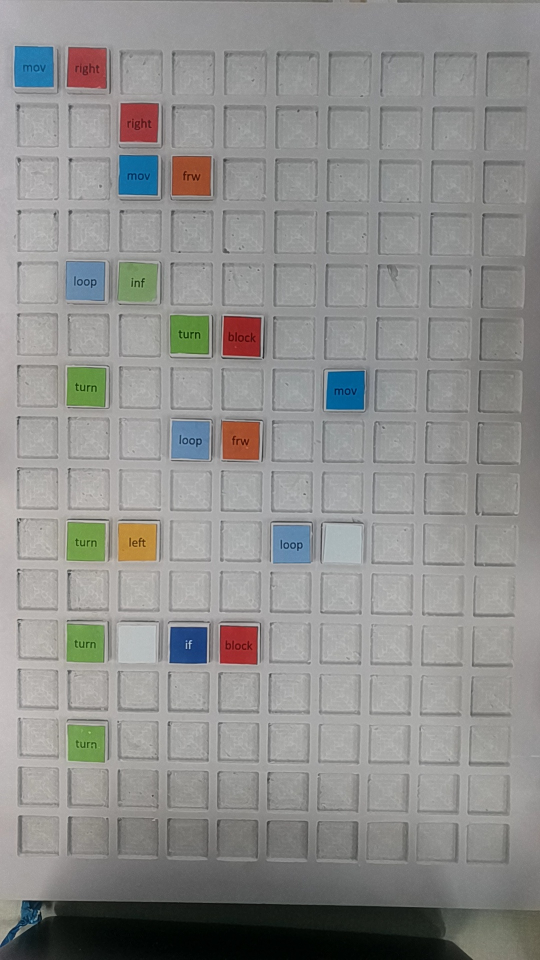
#> input picture temp_rotated_image.jpg, 1080 x 1920 px (shown at 1/2 size); its folder holds only this picture in this run
$ python -i ocr.py   (imports and definitions only)
#> lines starting #> are read from the running program, lines starting #| are printed output that depends on the picture; after the words box and inside, x2 and y2 are one past the last pixel; in counts of white or black regions, pixels touching at a corner belong together
#> further down, picture is the input picture: shape (1920, 1080, 3); mean B, G, R 140.2, 142.1, 142.1
import cv2
import pytesseract
import os
custom_config = r'--oem 3 --psm 8'  # For single word or number
# Optional: Enhance OCR for small images
def preprocess_image(image):
    # Convert to grayscale
    gray = cv2.cvtColor(image, cv2.COLOR_BGR2GRAY)
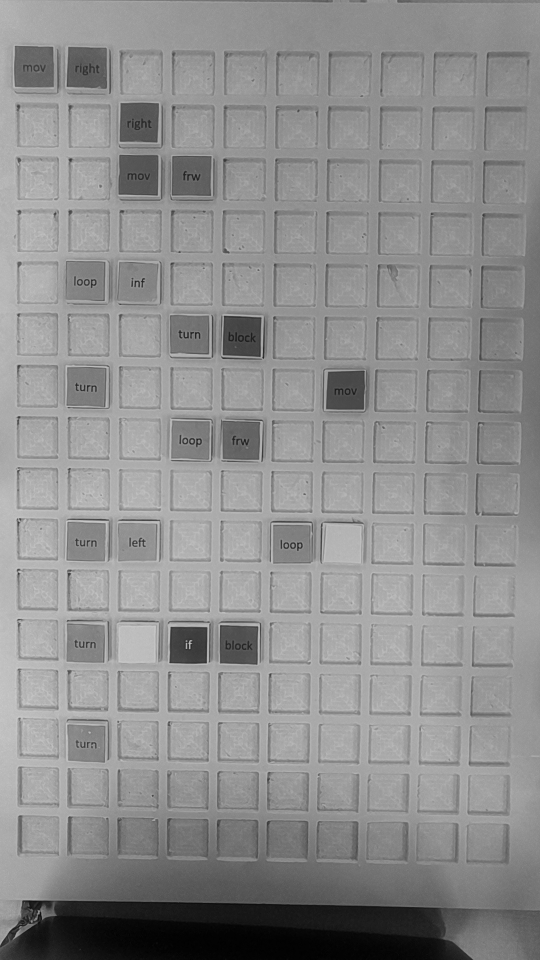
#> gray: shape (1920, 1080) (shown at 1/2 size); min 0, max 206, mean 141.9

    # Resize image (3x)
    scale_percent = 300
    width = int(gray.shape[1] * scale_percent / 100)
#> width = 3240
    height = int(gray.shape[0] * scale_percent / 100)
#> height = 5760
    gray = cv2.resize(gray, (width, height), interpolation=cv2.INTER_CUBIC)
#> gray: shape (5760, 3240)

    # Adaptive thresholding
    thresh = cv2.adaptiveThreshold(
        gray, 255, cv2.ADAPTIVE_THRESH_GAUSSIAN_C,
        cv2.THRESH_BINARY_INV, 11, 2
    )
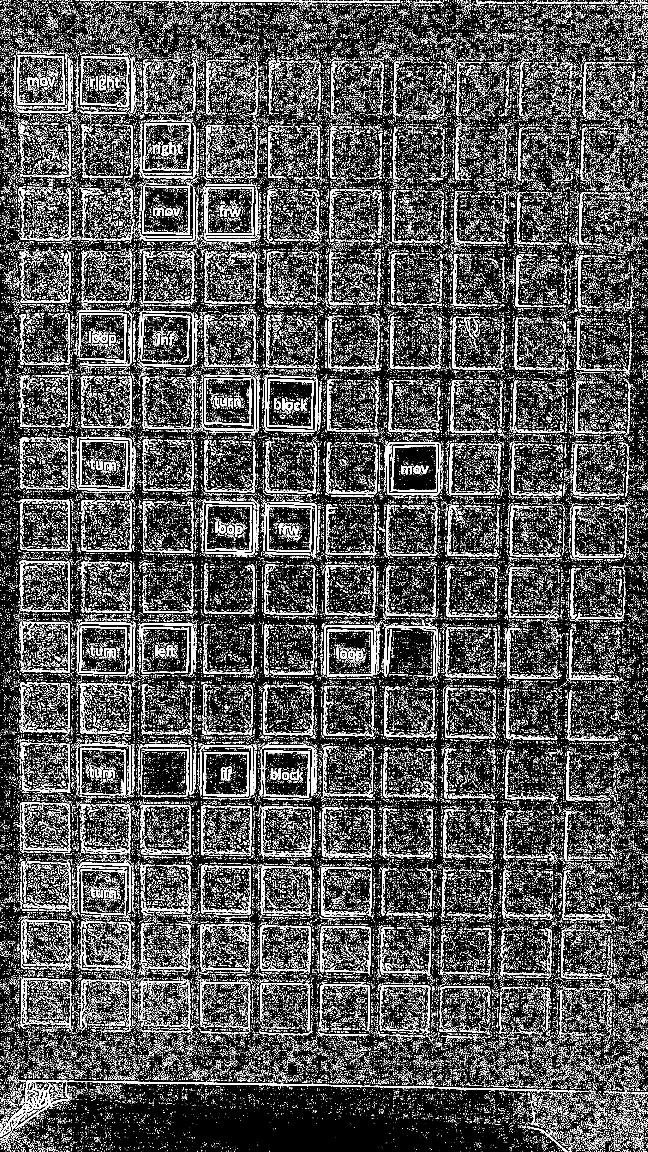
#> thresh: shape (5760, 3240) (shown at 1/5 size); 12.1% white; 161738 white regions (146228 under 20 px), largest, box (x1, y1, x2, y2) and area: (124, 5402, 2677, 5533) 16825, (382, 2183, 662, 2454) 6692, (1934, 2210, 2204, 2477) 6334

    return thresh

def extract_text_from_images(folder_path):
    for filename in os.listdir(folder_path):
        if filename.lower().endswith((".png", ".jpg", ".jpeg")):
            path = os.path.join(folder_path, filename)
            image = cv2.imread(path)

            if image is None:
                print(f"Error loading {filename}")
                continue

            processed = preprocess_image(image)
            text = pytesseract.image_to_string(processed, config=custom_config)
            print(f"{filename}: '{text.strip()}'")

# Example usage
# Set the path to tesseract.exe
pytesseract.pytesseract.tesseract_cmd = r"C:\Program Files\Tesseract-OCR\tesseract.exe"
# [1 line not run here, left out]

>>> import cv2
>>> picture = cv2.imread('temp_rotated_image.jpg')
>>> result = preprocess_image(picture)

$ run again, on frame_050.jpg
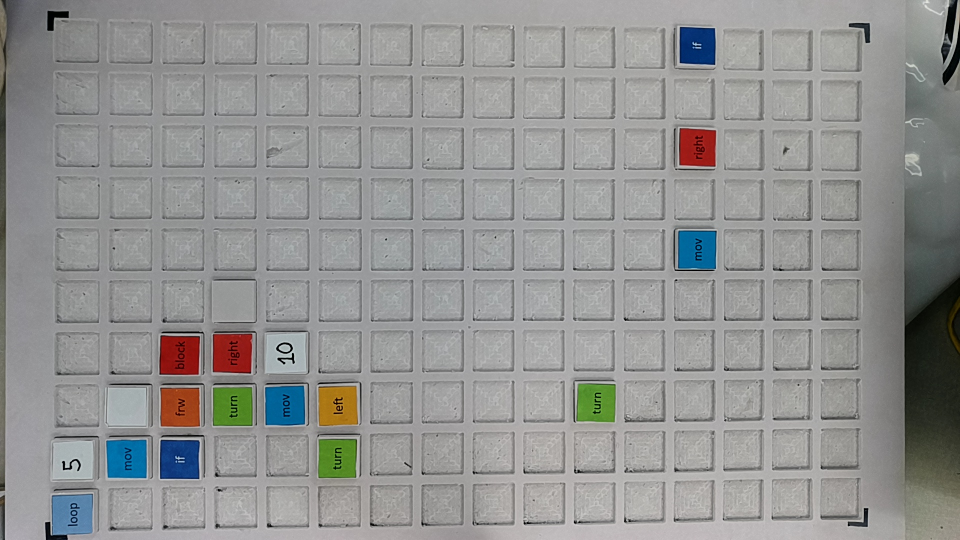
#> input picture frame_050.jpg, 1920 x 1080 px (shown at 1/2 size)
#> picture is the input picture: shape (1080, 1920, 3); mean B, G, R 145.9, 147.1, 146.6
#> in preprocess_image, `gray = cv2.cvtColor(image, cv2.COLOR_BGR2GRAY)`:
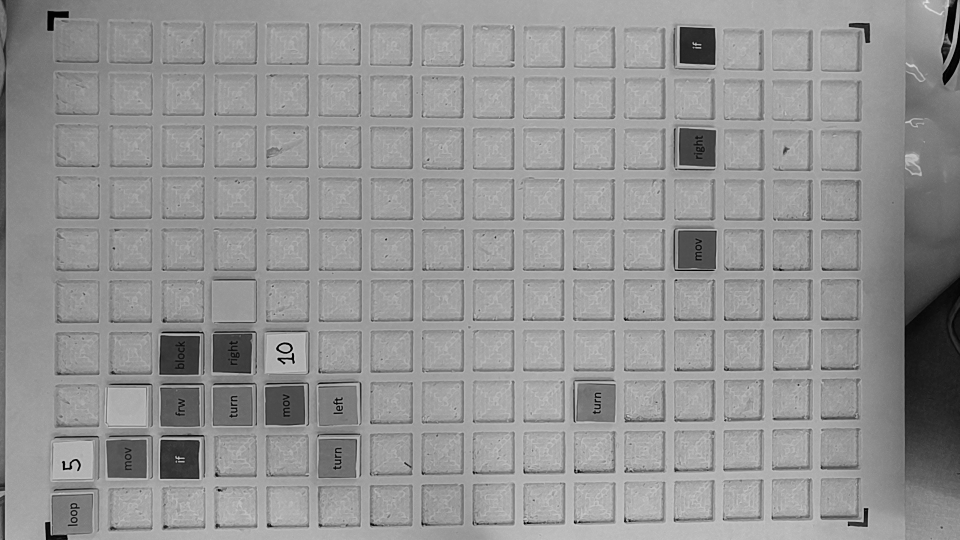
#> gray: shape (1080, 1920) (shown at 1/2 size); min 0, max 232, mean 146.8
#> in preprocess_image, `thresh = cv2.adaptiveThreshold( gray, 255, cv2.ADAPTIVE_THRESH_GAUSSIA..`:
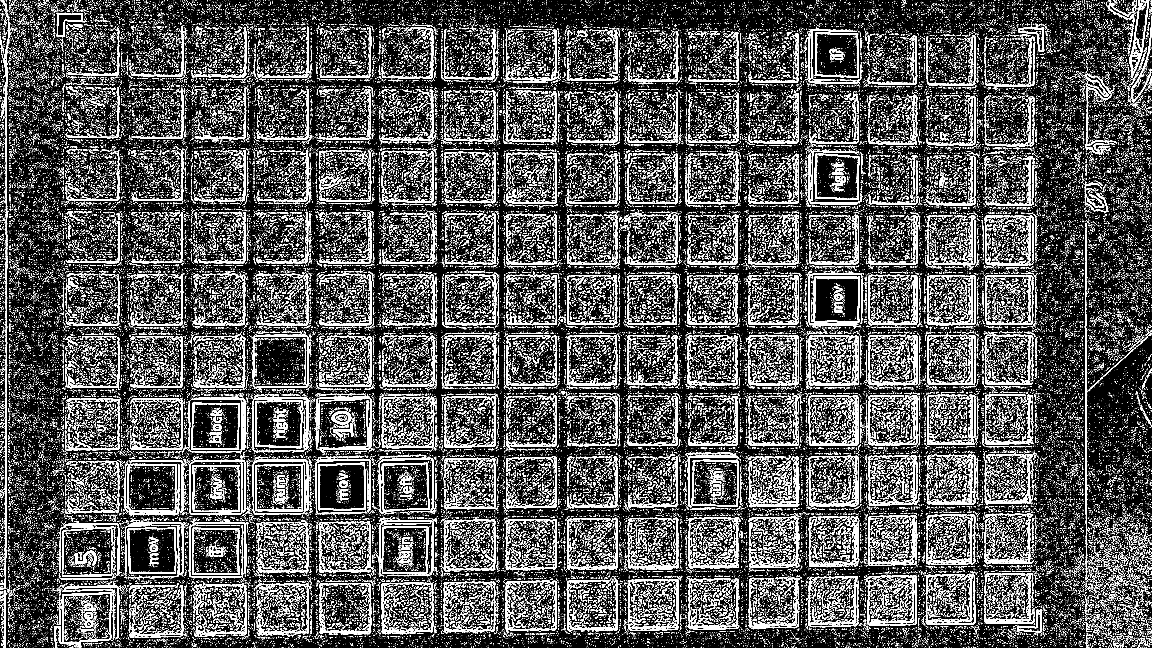
#> thresh: shape (3240, 5760) (shown at 1/5 size); 13.8% white; 136817 white regions (118280 under 20 px), largest, box (x1, y1, x2, y2) and area: (0, 210, 44, 2947) 17450, (942, 2607, 1232, 2891) 8367, (5423, 1585, 5440, 2898) 7584
